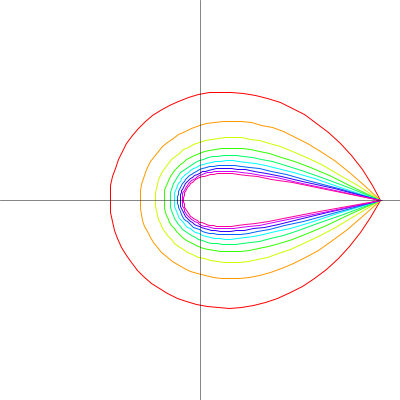
Frame 1 (no input)
Frame 60 (the mouse pressed at the canvas centre just before this capture): identical to frame 1, image omitted
Frame 120 (the mouse held since frame 60 and released just before this capture): identical to frame 1, image omitted

The Processing sketch that drew this single still picture (run headless with seeded random() and noise(); from frame 60 on, the mouse is pressed at the canvas centre):

// Processing sketch: processing_155335
// ── processing_155335.pde

float r;
int R = 180;

void setup() {
  size(400, 400);
  colorMode(HSB, 360, 100, 100);
  background(0);
}

void draw() {
  background(360);

  noFill();

  for (int i = 1; i <= 10; i++) {
    stroke(360*(i-1)/10, 100, 100);

    pushMatrix();
    translate(width/2, height/2);
    beginShape();
    for (float t = 0; t < TWO_PI; t += 0.1) {
      r = 1 / (i * sin(t/2)+1);
      vertex( R * r * cos(t), R * r * sin(t));//, 5, 5);
    }
    endShape(CLOSE);
    popMatrix();
  }
  stroke(0, 120);
  line(width/2, 0, width/2, height);
  line(0, height/2, width, height/2);
}
